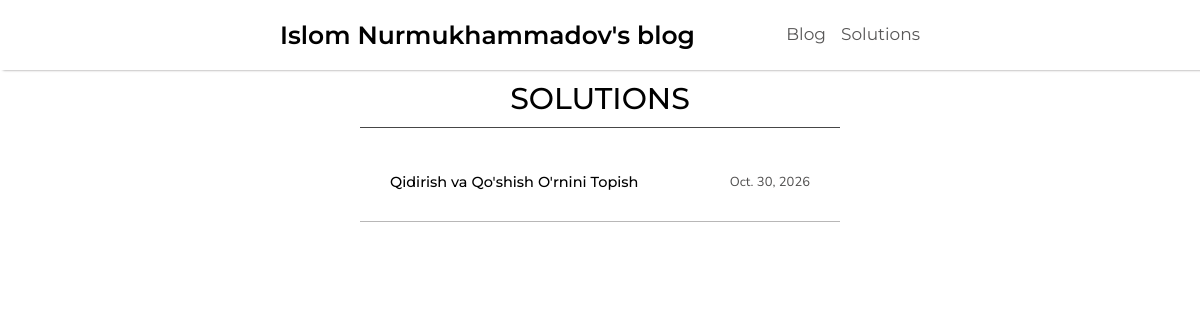
The page /solutions/ on the database its author committed.
### blog/models.py (models this page shows, shortened)
class SolutionModel(models.Model):
    title=models.CharField(max_length=200)
    question=models.TextField(max_length=5000)
    code=models.TextField()
    comment=models.TextField(max_length=500)
    time=models.DateField(auto_now_add=True)

### blog/views.py (the view)
# urls.py: path('solutions/', solutionsView.as_view(),name='solutions'),
class solutionsView(ListView):
    model=SolutionModel
    template_name='solutions.html'
    context_object_name='yechimlar'

### templates/solutions.html (shortened to what this page needs)
{% extends 'base.html' %}
{% load static %}
{% block extra_css %}
<link rel="stylesheet" href="{% static 'style/solutions.css' %}?v=7">
<link rel="stylesheet" href="{% static 'style/mobile/solutionsmobile.css' %}?v=5">
{% endblock extra_css %}
{% block content %}
<div class="solutions-main-container">
    <div class="solutions-container">
        <h2 class="main-text">SOLUTIONS</h2>
        <div class="empty"></div>
        {% for yechim in yechimlar %}
        <a href="{% url 'solution' yechim.pk %}">
            <div class="solution-card">
                <h4 class="solution-title">{{ yechim.title|truncatechars:45 }}</h4>
                <p class="solution-time">{{ yechim.time }}</p>
            </div>
        </a>
        {% empty %}
        <div class="empty-text">
            Hozircha yechimlar yo'q
        </div>
        {% endfor %}
    </div>
</div>
{% endblock content %}

### templates/base.html (shortened to what this page needs)
{% load static %}
<!doctype html>
<html lang="en">
  <head>
    <link rel="stylesheet" href="{% static 'style/base.css' %}?v=6" />
    <link rel="stylesheet" href="{% static 'style/animations.css' %}" />
    <link rel="stylesheet" href="{% static 'style/mobile/basemobile.css' %}?v=6">
    <link
      rel="stylesheet"
      href="https://cdnjs.cloudflare.com/ajax/libs/font-awesome/6.5.2/css/all.min.css"
    />
    {% block extra_css %}{% endblock extra_css %}
  </head>
  <body>
    <header>
      <a href="{% url 'home' %}">Islom Nurmukhammadov's blog</a>
      <ul>
        <li><a href="{% url 'blog' %}">Blog</a></li>
        <li><a href="{% url 'solutions' %}">Solutions</a></li>
      </ul>
    </header>
    {% block content %} {% endblock content %}
  </body>
</html>

### static/style/base.css (style rules this page uses)
* { padding: 0; margin: 0; box-sizing: border-box; font-family: "Nunito", sans-serif; }
header { display: flex; padding: 20px clamp(20px, 35vh, 100%); justify-content: space-between; align-items: center; }
header a { font-family: "Montserrat", sans-serif; font-size: 25px; color: #000; text-decoration: none; font-weight: 600; }
header ul { display: flex; align-items: center; gap: 15px; }
header ul li { list-style: none; }
header ul li a { text-decoration: none; color: rgb(88, 87, 87); font-size: 17px; font-weight: 400; }

### static/style/solutions.css (style rules this page uses)
header { position: fixed; background-color: #fff; width: 100%; box-shadow: 2.5px 0px 2.5px 0px rgb(137, 135, 135); }
.solutions-main-container { text-align: center; padding-top: 10vh; width: 100%; display: flex; justify-content: center; }
.solutions-container { width: 40%; text-align: start; }
.solutions-container h2 { font-size: 30px; font-family: "Montserrat", sans-serif; text-align: center; font-weight: 500; animation: fadeAnimation 0.75s ease-out; padding-bottom: 10px; border-bottom: 0.5px solid rgb(70,70,70); }
.solutions-container .empty { padding-top: 15px; }
.solution-card { cursor: pointer; animation: fadeAnimation 1.5s ease-out; padding: 30px 30px; background-color: white; display: flex; justify-content: space-between; align-items: center; border-bottom: 0.05px solid rgb(184, 183, 183); }
.solution-card .solution-title { font-family: "Montserrat", sans-serif; font-weight: 500; font-size: 14.5px; max-width: 45ch; display: -webkit-flex; -webkit-box-orient: vertical; overflow: hidden; }
.solution-card .solution-time { color: rgb(79, 78, 78); font-size: 13px; font-family: "Nunito", sans-serif; font-weight: 400; }
a { text-decoration: none; color: #000; }

### rows shown on the page
SolutionModel: title "Qidirish va Qo'shish O'rnini Topish", time "Oct. 30, 2026"
